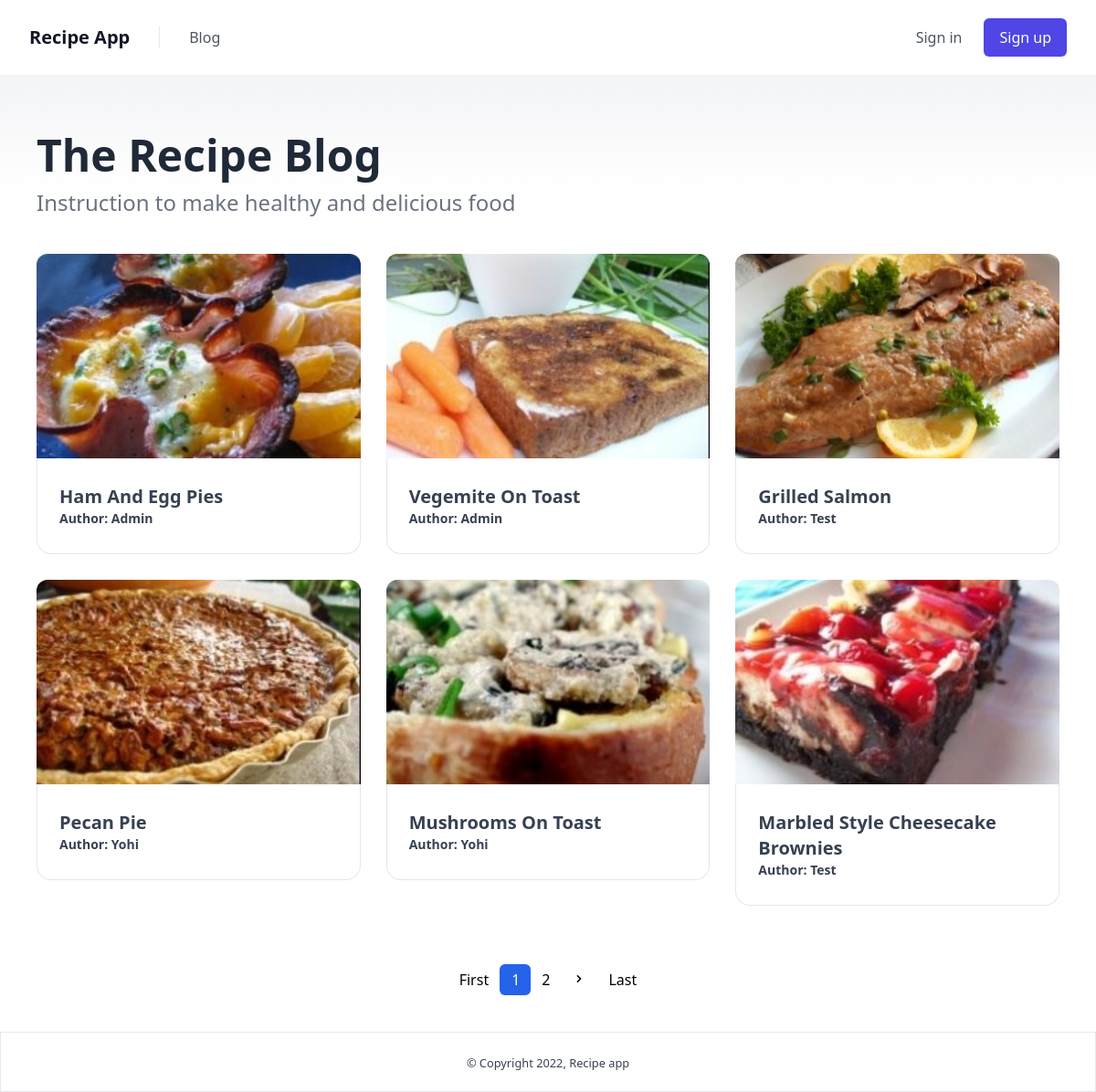
The page / on the database its author committed.
### recipe/models.py (models this page shows, shortened)
class Recipe(models.Model):
    author = models.ForeignKey(settings.AUTH_USER_MODEL, related_name='author', on_delete=models.CASCADE)
    name = models.CharField(max_length=255)
    image = models.ImageField(upload_to='uploads/', null=True, blank=True)
    directions = models.TextField()
    updated = models.DateTimeField(auto_now_add=True)
    created = models.DateTimeField(auto_now=True)
    @property
    def get_image(self):
        if not self.image:
            return '/media/uploads/placeholder-image.png'
        return self.image.url

### account/models.py (models this page shows, shortened)
class Account(AbstractBaseUser, PermissionsMixin):
    email = models.EmailField(verbose_name='email', max_length=60, unique=True)
    username = models.CharField(max_length=30, unique=True)
    date_joined = models.DateTimeField(verbose_name='date joined', auto_now_add=True)
    last_login = models.DateTimeField(verbose_name='last login', auto_now=True)
    is_admin = models.BooleanField(default=False)
    is_active = models.BooleanField(default=True)
    is_staff = models.BooleanField(default=False)
    is_superuser = models.BooleanField(default=False)
    USERNAME_FIELD = 'email'
    REQUIRED_FIELDS = ['username']
    objects = MyAccountManager()
    def __str__(self):
        return self.username

### recipe/views.py (the view)
# urls.py: path('', views.IndexView.as_view(), name='index'),
class IndexView(ListView):
    model = Recipe
    template_name = "index.html"
    paginate_by = 6
    context_object_name = 'recipes'
    ordering = ['created']

### templates/index.html
{% extends 'base.html' %}
{% block content %}
<div class="min-h-screen">
    {% include 'components/content.html' %}
    {% include 'components/pagination.html' %}
</div>
{% endblock%}

### templates/components/content.html
<section class="relative w-full bg-white">
    <div class="absolute w-full h-32 bg-gradient-to-b from-gray-100 to-white"></div>
    <div class="relative w-full px-5 py-10 mx-auto sm:py-12 md:py-16 md:px-10 max-w-7xl">
        <h1 class="mb-1 text-4xl font-extrabold leading-none text-gray-800 lg:text-5xl xl:text-6xl sm:mb-3">The Recipe Blog</h1>
        <p class="mb-10 text-lg font-medium text-gray-500 sm:text-2xl">Instruction to make healthy and delicious food</p>
        <div class="grid grid-cols-12 col-span-12 gap-7">
            {% for recipe in recipes %}
            <div class=" flex flex-col items-start col-span-12 overflow-hidden rounded-xl md:col-span-6 lg:col-span-4">
                <a href="{% url 'detail' recipe.id %}" class="w-full block transition duration-200 ease-out transform hover:scale-110">
                    <img class="object-cover w-full shadow-sm max-h-56" src="{{recipe.get_image}}" loading="lazy">
                </a>
                <div class="text-gray-700 relative w-full flex flex-col items-start px-6 bg-white border border-t-0 border-gray-200 py-7 rounded-b-2xl">
                    <h2 class="text-base font-bold sm:text-lg md:text-xl">{{ recipe.name|title }}</h2>
                    <p class="font-bold text-sm">Author: {{recipe.author|title }}</p>
                </div>
            </div>
            {%endfor%}
        </div>
    </div>
</section>

### rows shown on the page
Recipe: get_image (picture), name "Ham And Egg Pies", author "Admin"
Recipe: get_image (picture), name "Vegemite On Toast", author "Admin"
Recipe: get_image (picture), name "Grilled Salmon", author "Test"
Recipe: get_image (picture), name "Pecan Pie", author "Yohi"
Recipe: get_image (picture), name "Mushrooms On Toast", author "Yohi"
Recipe: get_image (picture), name "Marbled Style Cheesecake Brownies", author "Test"

### other values the page prints
{{ num }} "1"
{{ num }} "2"
